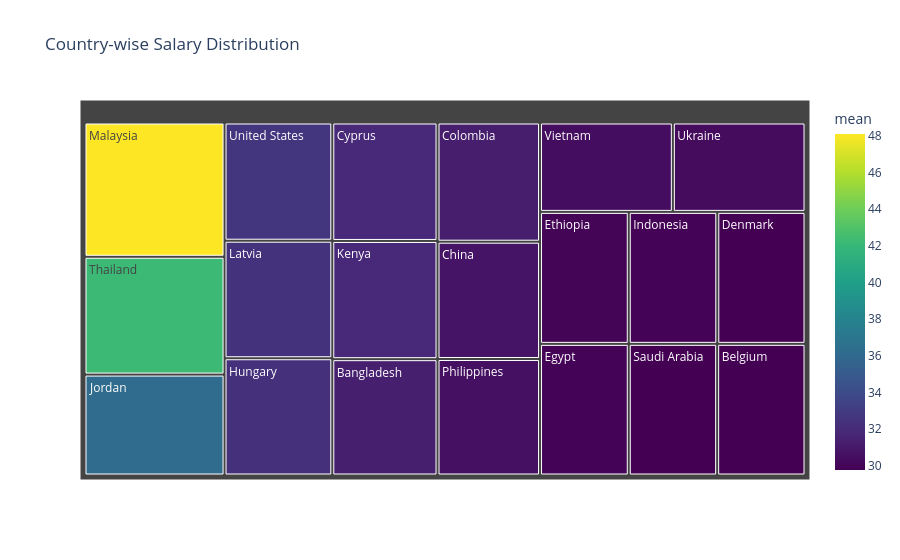

Notebook code for this chart:
### Markdown cell above
## **5. Top countries visualization**

### Code cell
top_countries = country_summary.head(20)

fig = px.treemap(
    top_countries,
    path=["country"],
    values="mean",
    color="mean",
    color_continuous_scale="viridis",
    title="Country-wise Salary Distribution"
)

fig.show()

### Figure 1 — Plotly figure (JSON) as saved in the notebook; plotly's stock layout.template omitted (floating-point values rounded to 4 significant figures)
{"data": [{"branchvalues": "total", "customdata": [[31.32], [29.76], [30.75], [31.26], [31.89], [29.78], [29.88], [29.96], [32.32], [29.88], [36.15], [31.82], [32.39], [48.1], [30.55], [29.77], [42.21], [30.33], [32.58], [30.37]], "domain": {"x": [0, 1], "y": [0, 1]}, "hovertemplate": "labels=%{label}<br>mean_sum=%{value}<br>parent=%{parent}<br>id=%{id}<br>mean=%{color}<extra></extra>", "ids": ["Bangladesh", "Belgium", "China", "Colombia", "Cyprus", "Denmark", "Egypt", "Ethiopia", "Hungary", "Indonesia", "Jordan", "Kenya", "Latvia", "Malaysia", "Philippines", "Saudi Arabia", "Thailand", "Ukraine", "United States", "Vietnam"], "labels": ["Bangladesh", "Belgium", "China", "Colombia", "Cyprus", "Denmark", "Egypt", "Ethiopia", "Hungary", "Indonesia", "Jordan", "Kenya", "Latvia", "Malaysia", "Philippines", "Saudi Arabia", "Thailand", "Ukraine", "United States", "Vietnam"], "marker": {"coloraxis": "coloraxis", "colors": [31.32, 29.76, 30.75, 31.26, 31.89, 29.78, 29.88, 29.96, 32.32, 29.88, 36.15, 31.82, 32.39, 48.1, 30.55, 29.77, 42.21, 30.33, 32.58, 30.37]}, "name": "", "parents": ["", "", "", "", "", "", "", "", "", "", "", "", "", "", "", "", "", "", "", ""], "type": "treemap", "values": [31.32, 29.76, 30.75, 31.26, 31.89, 29.78, 29.88, 29.96, 32.32, 29.88, 36.15, 31.82, 32.39, 48.1, 30.55, 29.77, 42.21, 30.33, 32.58, 30.37]}], "layout": {"coloraxis": {"colorbar": {"title": {"text": "mean"}}, "colorscale": [[0, "#440154"], [0.1111, "#482878"], [0.2222, "#3e4989"], [0.3333, "#31688e"], [0.4444, "#26828e"], [0.5556, "#1f9e89"], [0.6667, "#35b779"], [0.7778, "#6ece58"], [0.8889, "#b5de2b"], [1, "#fde725"]]}, "legend": {"tracegroupgap": 0}, "title": {"text": "Country-wise Salary Distribution"}}}
